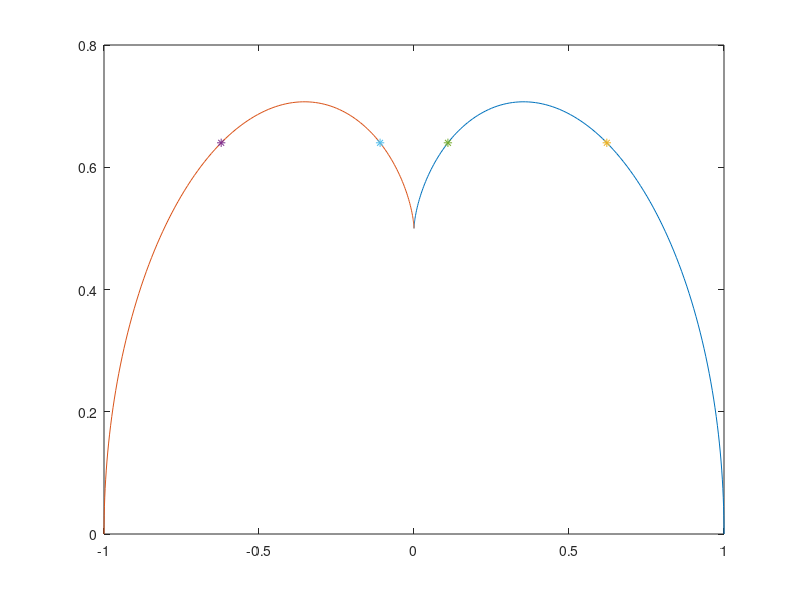

Write MATLAB code to recreate this figure.
phi = [0:0.01:pi/2];
x = cos(phi).^3;
y = 1.5*sin(phi)-sin(phi).^3;

plot(x, y)
hold on;
plot(-x, y)
hold on;

h = 10;
format compact
phi = acos(0.6^(1/3)); % Phi when x=0.6
while abs(h) > 1.0e-10*abs(x),
    f = 1.5*sin(phi)-sin(phi)^3 -0.64;
    fp = -3*cos(phi)*(-0.5+sin(phi)^2);
    h = f/fp;
    disp([phi, f, fp h]);
    phi = phi-h;
end
x = cos(phi)^3;
plot(x, 0.64, '*')
plot(-x, 0.64, '*')

h = 10;
phi = acos(0.1^(1/3)); % Phi when x=0.1
while abs(h) > 1.0e-10*abs(phi),
    f = 1.5*sin(phi)-sin(phi)^3 -0.64;
    fp = -3*cos(phi)*(-0.5+sin(phi)^2);
    h = f/fp;
    phi = phi-h;
end
x = cos(phi)^3;
plot(x, 0.64, '*')
plot(-x, 0.64, '*')